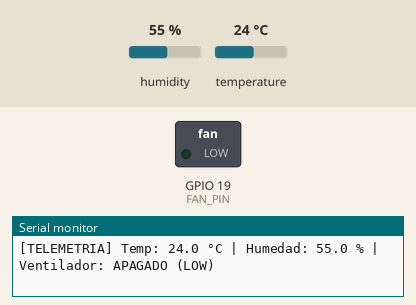
Bench run of a sketch on a simulated ESP32. On the bench: switched loads named in the sketch (green lamp = pin HIGH), the last lines printed to the serial monitor. The test bench sets the inputs (shaded band); at power-on: temperature 24 °C, humidity 55 %.

Above: at 2.2 s.
2.3 s: temperature set to 26 °C
7.4 s: temperature set to 29 °C
At 11.2 s:
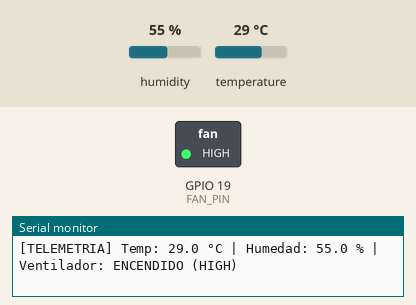
Timing chart, 0 to 12.7 s (numbered marks = the images above; inputs shaded):
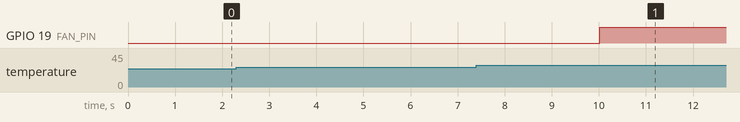

Measured:
- the behaviour switches between 27 and 28 °C on temperature (found by bisection; images 0 and 1)
- after the input at 7.4 s, GPIO 19 (FAN_PIN): LOW → HIGH after 2.6 s

The sketch:

control_temperatura_esp32.ino
```cpp
/**
 * ==============================================================================
 * Proyecto: Sistema de Control de Temperatura con ESP32 y Actuador Fan DC
 * Repositorio: RAWRIR / Sistema-de-Control-de-Temperatura
 * Autor: RAWRIR
 * Microcontrolador: ESP32 DevKit V1 (ESP-WROOM-32)
 * Sensor: DHT11 (Humedad y Temperatura Digital)
 * Actuador: Motor DC 3V con Hélice (Ventilador) controlado por Transistor 2N2222A
 * ==============================================================================
 */

#include <Arduino.h>
#include <DHT.h>

// ==============================================================================
// 1. CONFIGURACIÓN DE PINES (HARDWARE MAP)
// ==============================================================================
#define DHT_PIN         4    // GPIO 4 (D4): Línea de Datos (DATA/S) del sensor DHT11
#define DHT_TYPE        DHT11// Tipo de sensor utilizado (DHT11 o DHT22)

#define FAN_PIN         19   // GPIO 19 (D19): Control de base del transistor Q1 (2N2222A)

// ==============================================================================
// 2. PARÁMETROS DEL CONTROL DE TEMPERATURA
// ==============================================================================
// Control tipo termostato con histéresis (evita conmutaciones rápidas / chattering)
const float TEMP_UMBRAL_ACTIVACION = 28.0; // Encender ventilador si T >= 28.0 °C
const float TEMP_UMBRAL_APAGADO    = 26.0; // Apagar ventilador si T <= 26.0 °C

// Opcional: Modo de operación (TRUE: PWM proporcional, FALSE: Digital ON/OFF con histéresis)
const bool USAR_CONTROL_PWM = false;

// Configuración de PWM en ESP32 (LEDC)
const int PWM_CANAL      = 0;     // Canal PWM (0 a 15)
const int PWM_FRECUENCIA = 5000;  // Frecuencia en Hz (5 kHz ideal para motor DC)
const int PWM_RESOLUCION = 8;     // Resolución en bits (0 a 255)

// Intervalo de lectura del sensor (mínimo 1000-2000 ms para DHT11)
const unsigned long INTERVALO_LECTURA_MS = 2000;

// ==============================================================================
// 3. VARIABLES GLOBALES E INSTANCIAS
// ==============================================================================
DHT dht(DHT_PIN, DHT_TYPE);

unsigned long ultimaLectura = 0;
bool ventiladorActivo = false;
int velocidadPWM = 0;

// ==============================================================================
// 4. INICIALIZACIÓN (SETUP)
// ==============================================================================
void setup() {
  // Inicialización de la consola serie
  Serial.begin(115200);
  delay(1000);

  Serial.println(F("\n======================================================="));
  Serial.println(F("     SISTEMA DE CONTROL DE TEMPERATURA - ESP32"));
  Serial.println(F("======================================================="));

  // Inicializar sensor DHT
  Serial.print(F("Inicializando sensor DHT11 en GPIO "));
  Serial.print(DHT_PIN);
  Serial.println(F("..."));
  dht.begin();

  // Configuración del actuador (Ventilador)
  if (USAR_CONTROL_PWM) {
    Serial.print(F("Configurando actuador en modo PWM (Canal "));
    Serial.print(PWM_CANAL);
    Serial.println(F(")..."));
    ledcAttachChannel(FAN_PIN, PWM_FRECUENCIA, PWM_RESOLUCION, PWM_CANAL);
    ledcWrite(FAN_PIN, 0); // Iniciar apagado
  } else {
    Serial.print(F("Configurando actuador en modo Digital ON/OFF en GPIO "));
    Serial.print(FAN_PIN);
    Serial.println(F("..."));
    pinMode(FAN_PIN, OUTPUT);
    digitalWrite(FAN_PIN, LOW); // Iniciar apagado
  }

  Serial.println(F("Sistema iniciado correctamente. Comenzando monitoreo...\n"));
}

// ==============================================================================
// 5. BUCLE PRINCIPAL (LOOP)
// ==============================================================================
void loop() {
  unsigned long tiempoActual = millis();

  // Ejecutar muestreo de temperatura según el intervalo definido
  if (tiempoActual - ultimaLectura >= INTERVALO_LECTURA_MS) {
    ultimaLectura = tiempoActual;

    // Lectura de humedad y temperatura en grados Celsius
    float humedad = dht.readHumidity();
    float temperatura = dht.readTemperature();

    // Verificación de validez de las lecturas
    if (isnan(humedad) || isnan(temperatura)) {
      Serial.println(F("⚠️ Error: No se pudo obtener lectura del sensor DHT11. Verifica cables y alimentación."));
      return;
    }

    // --- ALGORITMO DE CONTROL ---
    if (USAR_CONTROL_PWM) {
      // Control de velocidad proporcional entre 25°C y 35°C
      if (temperatura < 25.0) {
        velocidadPWM = 0;
      } else if (temperatura >= 35.0) {
        velocidadPWM = 255; // 100% duty cycle
      } else {
        // Mapeo lineal: 25°C -> ~100 PWM (mínimo para vencer inercia del motor), 35°C -> 255
        velocidadPWM = map((long)(temperatura * 10), 250, 350, 100, 255);
      }
      ledcWrite(FAN_PIN, velocidadPWM);
      ventiladorActivo = (velocidadPWM > 0);
    } else {
      // Control tipo termostato con histéresis de 2°C
      if (!ventiladorActivo && temperatura >= TEMP_UMBRAL_ACTIVACION) {
        ventiladorActivo = true;
        digitalWrite(FAN_PIN, HIGH);
        Serial.println(F(">> [ALERTA] Temperatura alta superada. VENTILADOR ENCENDIDO."));
      } else if (ventiladorActivo && temperatura <= TEMP_UMBRAL_APAGADO) {
        ventiladorActivo = false;
        digitalWrite(FAN_PIN, LOW);
        Serial.println(F(">> [NORMAL] Temperatura normalizada. VENTILADOR APAGADO."));
      }
    }

    // Telemetría formateada por puerto serie
    imprimirTelemetria(temperatura, humedad, ventiladorActivo, velocidadPWM);
  }
}

// ==============================================================================
// 6. FUNCIONES AUXILIARES
// ==============================================================================
void imprimirTelemetria(float temp, float hum, bool estadoFan, int pwmVal) {
  Serial.print(F("[TELEMETRIA] Temp: "));
  Serial.print(temp, 1);
  Serial.print(F(" °C | Humedad: "));
  Serial.print(hum, 1);
  Serial.print(F(" % | Ventilador: "));

  if (estadoFan) {
    if (USAR_CONTROL_PWM) {
      Serial.print(F("ENCENDIDO (PWM: "));
      Serial.print(map(pwmVal, 0, 255, 0, 100));
      Serial.println(F("%)"));
    } else {
      Serial.println(F("ENCENDIDO (HIGH)"));
    }
  } else {
    Serial.println(F("APAGADO (LOW)"));
  }
}
```
